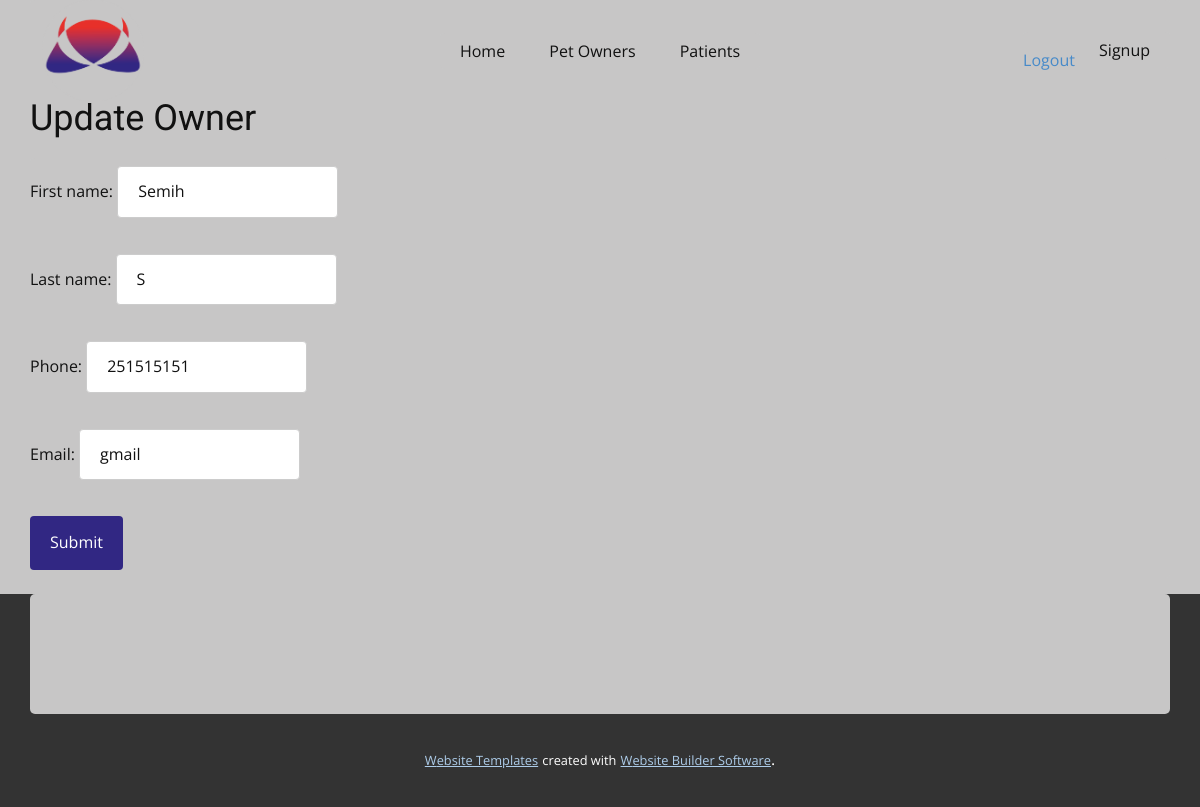
The page /owner/update/1 (signed in) on the database its author committed.
### manager/models.py (models this page shows, shortened)
class Owner(models.Model):
    first_name = models.CharField(max_length=30)
    last_name = models.CharField(max_length=30)
    phone = models.CharField(max_length=30)
    email = models.CharField(max_length=30)

### manager/views.py (the view, shortened to what this page needs)
# urls.py: path('owner/update/<pk>', views.OwnerUpdate.as_view(), name="ownerupdate"),
class OwnerUpdate(PermissionRequiredMixin, UpdateView):
   permission_required = 'manager.ownerupdate'
   model = Owner
   template_name = 'manager/owner_update_form.html'
   form_class = OwnerUpdateForm

### manager/forms.py
class OwnerUpdateForm(PermissionRequiredMixin, forms.ModelForm):
    permission_required = 'manager.ownerupdate'
    class Meta:
        model = Owner
        fields = ('first_name', 'last_name', 'phone','email')

### vetogram/context_processors.py (called while the page is built)
def get_authenticatestatus(request):
    if request.user.is_authenticated:
        no_msgs = True
    else:
        no_msgs = False
    return {
        'is_authenticated' : no_msgs
    }

### manager/templates/manager/owner_update_form.html
{% extends './navbar.html' %}
{% block content %}
<h2>Update Owner</h2>
<form method="post">
<div>
  {% csrf_token %} {{ form.as_p }}
  <input type="submit" value="Submit"/>
</div>
</form>
{% endblock %}

### manager/templates/manager/navbar.html (style rules this page uses)
body { font-family: Arial, Helvetica, sans-serif; }
input[type="text"], input[type="password"], select { padding: 12px 20px; margin: 8px 0; display: inline-block; border: 1px solid #ccc; border-radius: 4px; box-sizing: border-box; }
button, input[type="submit"] { background-color: #312783; color: white; padding: 14px 20px; margin: 8px 0; border: none; border-radius: 4px; cursor: pointer; }
div { border-radius: 5px; background-color: #c7c6c6; }

### rows shown on the page
Owner: first_name "Semih", last_name "S", phone "251515151", email "gmail"
